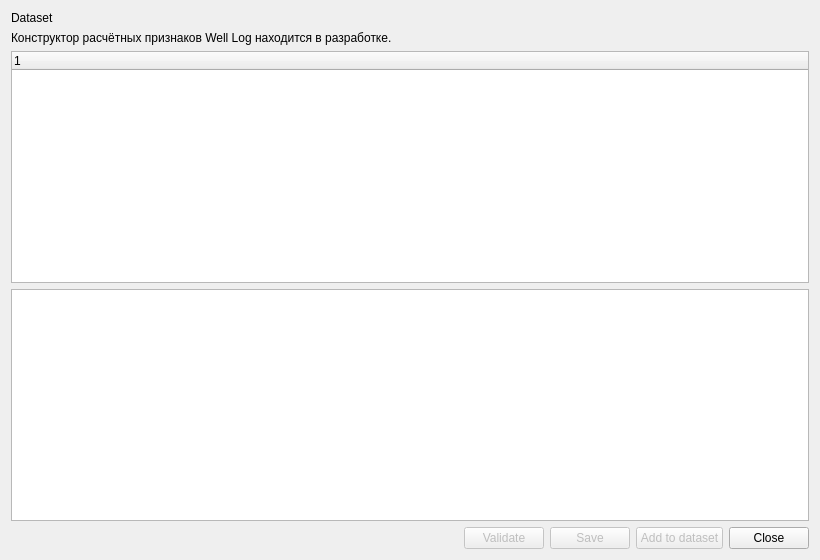
<?xml version="1.0" encoding="UTF-8"?>
<ui version="4.0">
 <class>WellLogFeatureConstructorDialog</class>
 <widget class="QDialog" name="WellLogFeatureConstructorDialog">
  <property name="geometry">
   <rect><x>0</x><y>0</y><width>820</width><height>560</height></rect>
  </property>
  <property name="windowTitle"><string>Well Log Feature Constructor</string></property>
  <layout class="QVBoxLayout" name="verticalLayout">
   <item><widget class="QLabel" name="label_well_log_constructor_dataset_title"><property name="text"><string>Dataset</string></property></widget></item>
   <item><widget class="QLabel" name="label_well_log_constructor_description"><property name="wordWrap"><bool>true</bool></property><property name="text"><string>Конструктор расчётных признаков Well Log находится в разработке.</string></property></widget></item>
   <item><widget class="QTreeWidget" name="treeWidget_well_log_constructor_dataset_context"/></item>
   <item><widget class="QTableWidget" name="tableWidget_well_log_constructor_global_features"/></item>
   <item>
    <layout class="QHBoxLayout" name="horizontalLayout_buttons">
     <item><spacer name="horizontalSpacer"><property name="orientation"><enum>Qt::Horizontal</enum></property><property name="sizeHint" stdset="0"><size><width>40</width><height>20</height></size></property></spacer></item>
     <item><widget class="QPushButton" name="pushButton_well_log_constructor_validate"><property name="enabled"><bool>false</bool></property><property name="text"><string>Validate</string></property></widget></item>
     <item><widget class="QPushButton" name="pushButton_well_log_constructor_save"><property name="enabled"><bool>false</bool></property><property name="text"><string>Save</string></property></widget></item>
     <item><widget class="QPushButton" name="pushButton_well_log_constructor_add_to_dataset"><property name="enabled"><bool>false</bool></property><property name="text"><string>Add to dataset</string></property></widget></item>
     <item><widget class="QPushButton" name="pushButton_well_log_constructor_close"><property name="text"><string>Close</string></property></widget></item>
    </layout>
   </item>
  </layout>
 </widget>
 <resources/>
 <connections/>
</ui>
